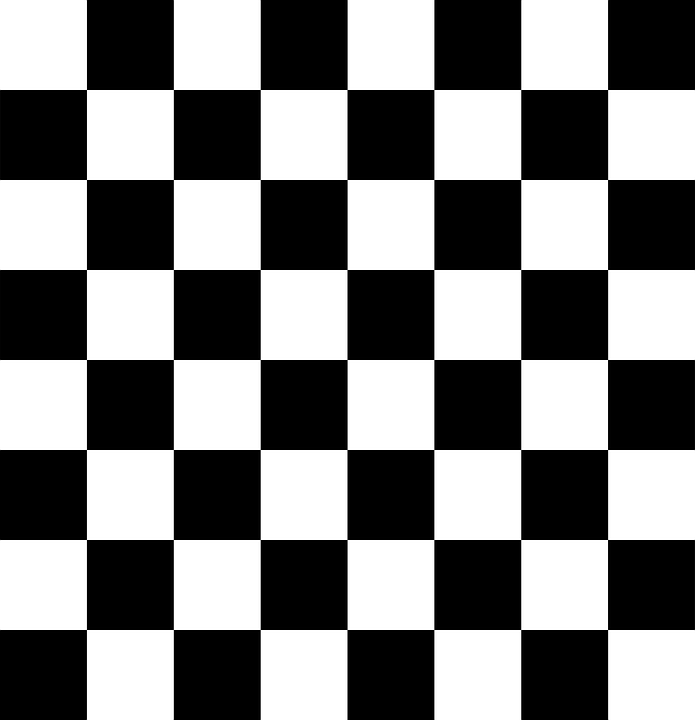
#> input picture MAT4110/oblig2/board.png, 695 x 720 px
$ python oblig2.py
#> lines starting #> are read from the running program, lines starting #| are printed output that depends on the picture
import matplotlib.pyplot as plt
import numpy as np
from PIL import Image

fig, ax = plt.subplots(1, 3, figsize=(10, 4))
singular_values = []
for i, img_name in enumerate(["../board.png", "../jellyfish.jpg", "../new-york.jpg"]):
    img = Image.open(f"{img_name:s}").convert("L")
    img = np.array(img)
    ax[i].imshow(img, cmap="gray")
    ax[i].axis("off")

    U, D, V = np.linalg.svd(img)
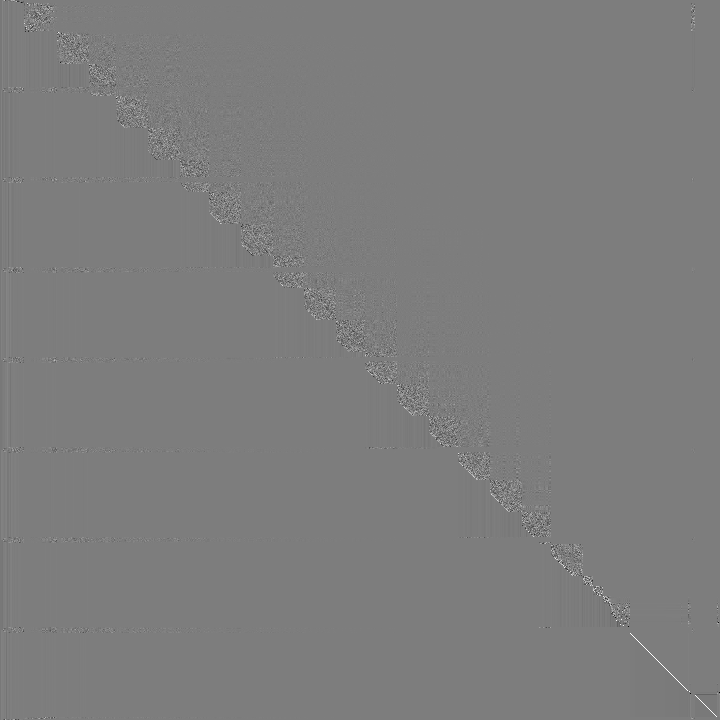
#> U: shape (720, 720) float64; min -0.965, max 0.994, mean -5.07e-05; drawn with min black and max white
#> D = 695 values, max 90171.3 at index 0, min 3.33e-12 at index 694, mean 259.9
    singular_values.append(D)
#> pass 2 of the loop `for i, img_name in enumerate(["../board.png", "../jellyfish.jpg", "../..`:
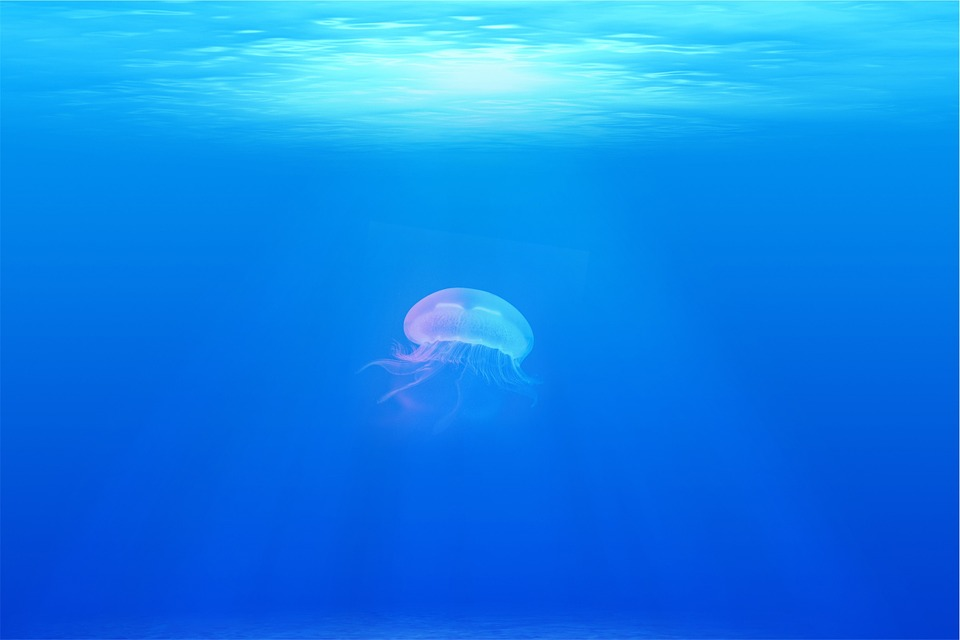
#> input picture MAT4110/oblig2/jellyfish.jpg, 960 x 640 px
#> `img = Image.open(f"{img_name:s}").convert("L")`:
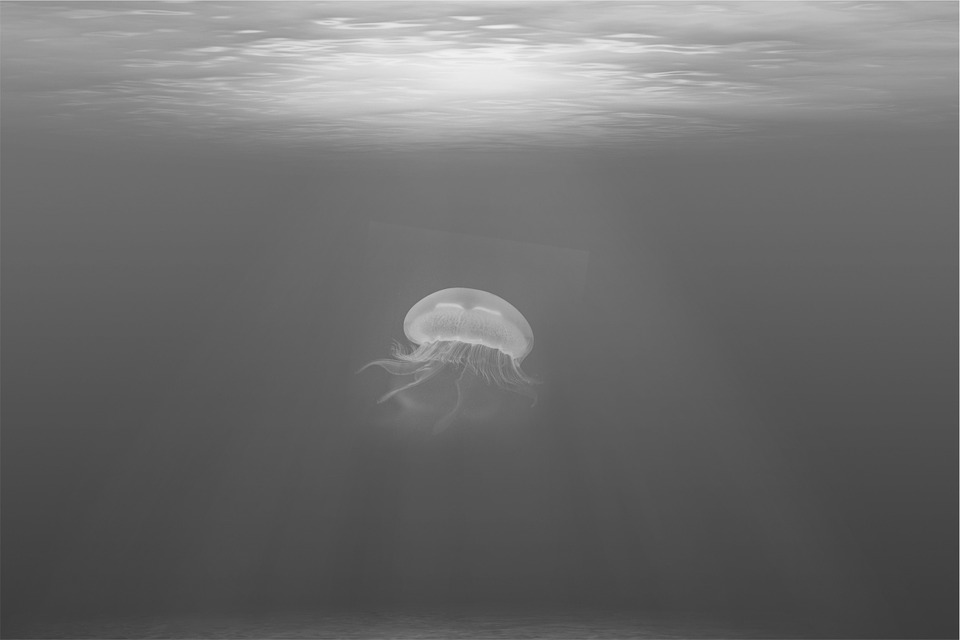
#> img: PIL image 960x640 L; min 45, max 241, mean 109.1
#> U: shape (640, 640) float64
#> `U, D, V = np.linalg.svd(img)`:
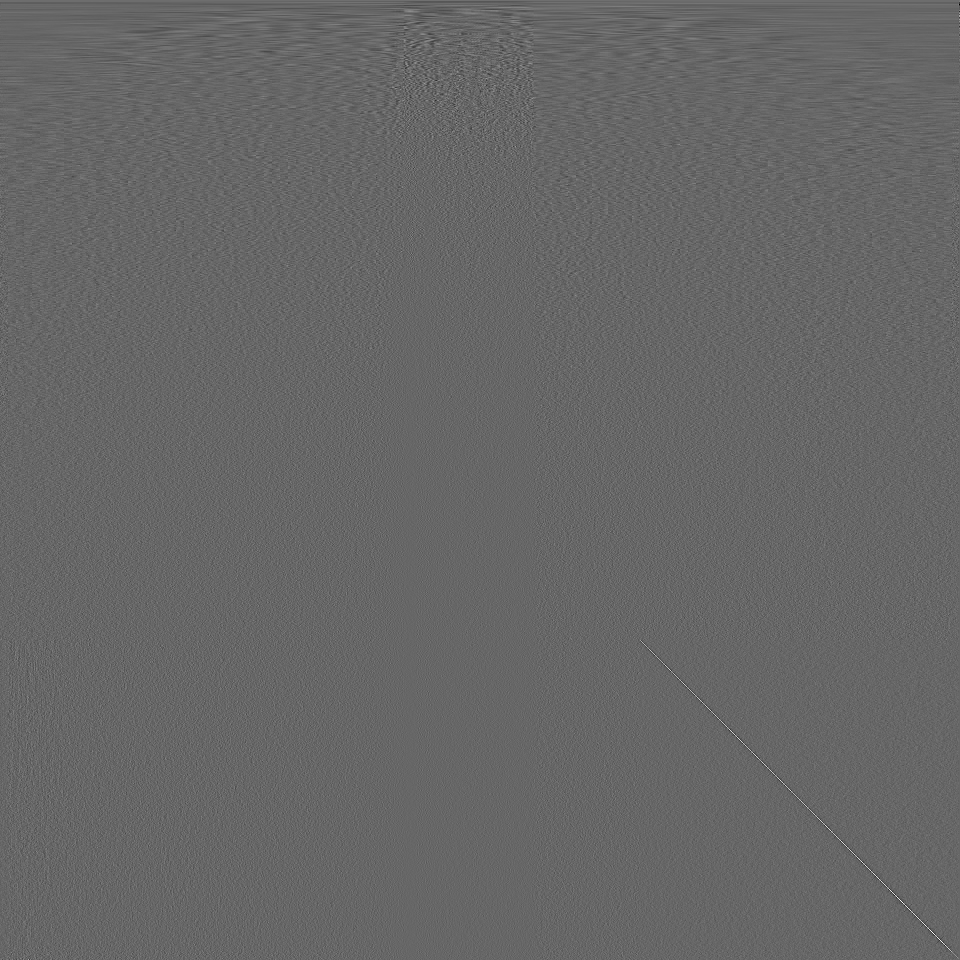
#> V: shape (960, 960) float64; min -0.447, max 0.658, mean 3.58e-05; drawn with min black and max white
#> `U, D, V = np.linalg.svd(img)`: D = 640 values, max 90389 at index 0, min 1.07 at index 639, mean 204.4
#> pass 3 of the loop `for i, img_name in enumerate(["../board.png", "../jellyfish.jpg", "../..`:
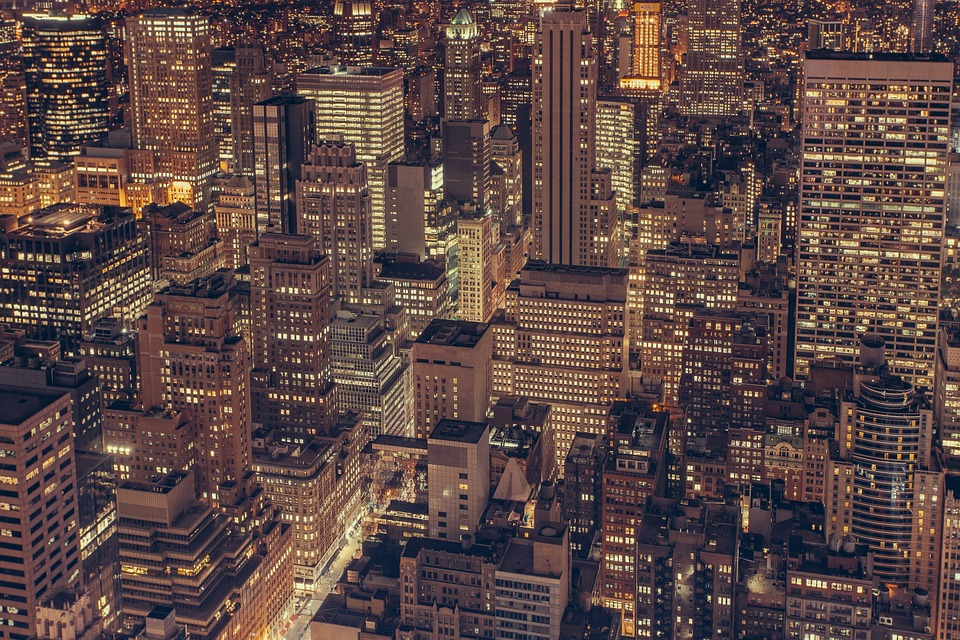
#> input picture MAT4110/oblig2/new-york.jpg, 960 x 640 px
#> `U, D, V = np.linalg.svd(img)`:
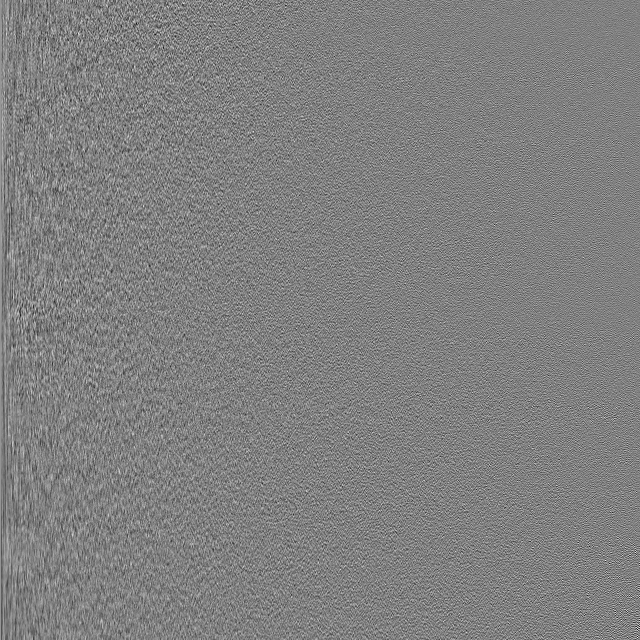
#> U: shape (640, 640) float64; min -0.238, max 0.235, mean 6.03e-05; drawn with min black and max white
#> `U, D, V = np.linalg.svd(img)`:
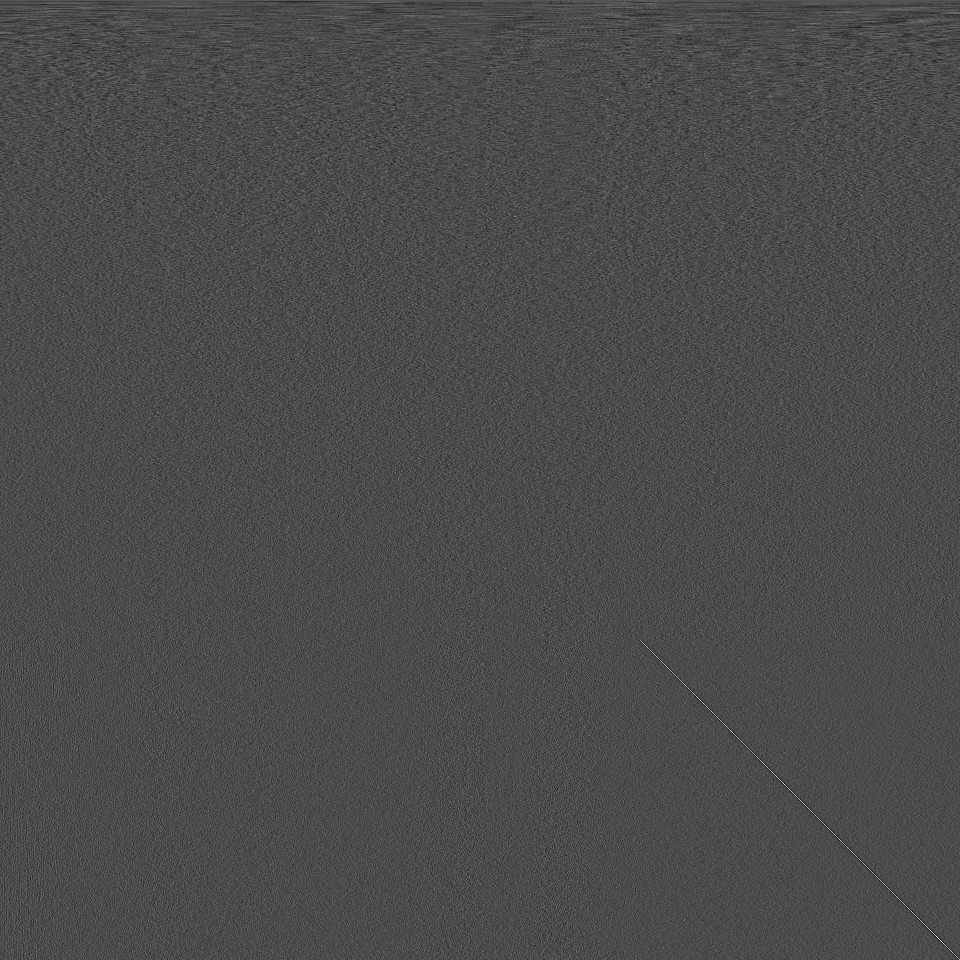
#> V: shape (960, 960) float64; min -0.225, max 0.534, mean 2.91e-05; drawn with min black and max white
#> `U, D, V = np.linalg.svd(img)`: D = 640 values, max 61373.4 at index 0, min 57.88 at index 639, mean 935.4

plt.tight_layout()
plt.savefig(f"../figs/original_img.png", bbox_layout="tight")
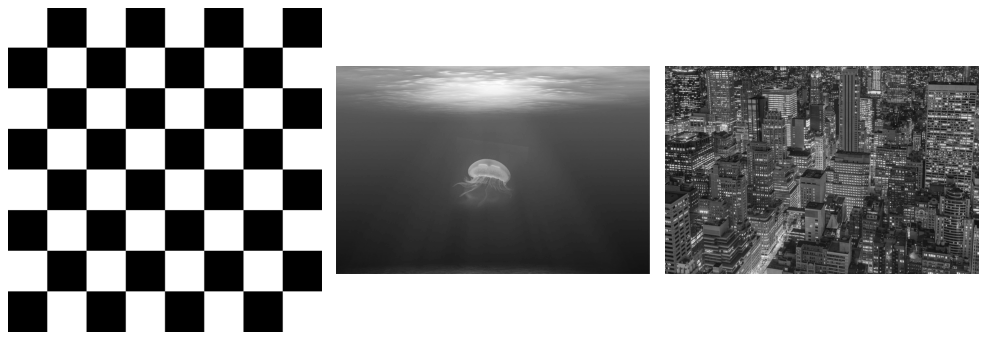
#> figure drawn by matplotlib, 3 panels
plt.clf()


N_list = 2**np.arange(1, 10)
M = len(N_list)
comp_ratio = np.zeros((M,3))
for j in range(M):
    fig, ax = plt.subplots(1, 3, figsize=(10, 4))
    N = N_list[j]
    for i, img_name in enumerate(["../board.png", "../jellyfish.jpg", "../new-york.jpg"]):
        img = Image.open(f"{img_name:s}").convert("L")
        img = np.array(img)

        U, D, V = np.linalg.svd(img)
#> D = 695 values, max 90171.3 at index 0, min 3.33e-12 at index 694, mean 259.9
        D = np.diag(D)

        U2 = U[:, :N]
#> U2 = 720 pairs, first value -0.038 to -0.0365, second value -0.0366 to 0.038
        D2 = D[:N, :N]
#> D2 = [[90171.3, 0], [0, 89842.4]]
        V2 = V[:N, :]
        img2 = U2@D2@V2

        comp_ratio[j, i] = (img.shape[0]*img.shape[1])/(2*N**2 + N)

        ax[i].imshow(img2, cmap="gray")
        ax[i].axis("off")
        ax[i].set_title(f"r = {N}, Comp Ratio = {comp_ratio[j, i]:.1f}")
    plt.tight_layout()
    plt.savefig(f"../figs/img{j}.png", bbox_layout="tight")
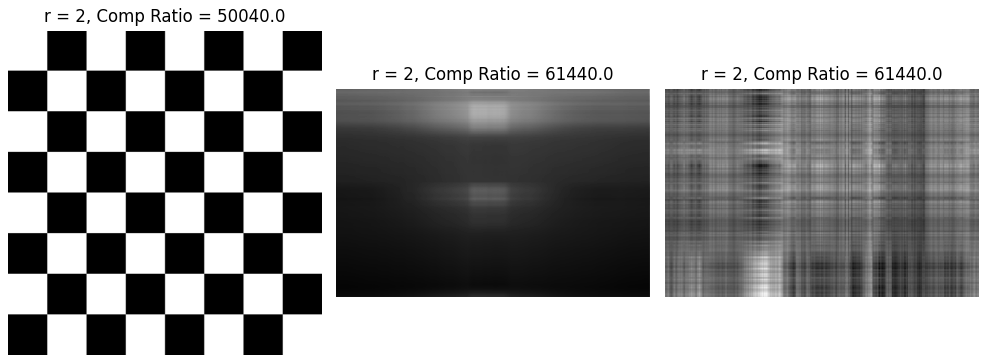
#> figure drawn by matplotlib, 3 panels
#> (the run stopped early here; a loop or call above may not have finished)
